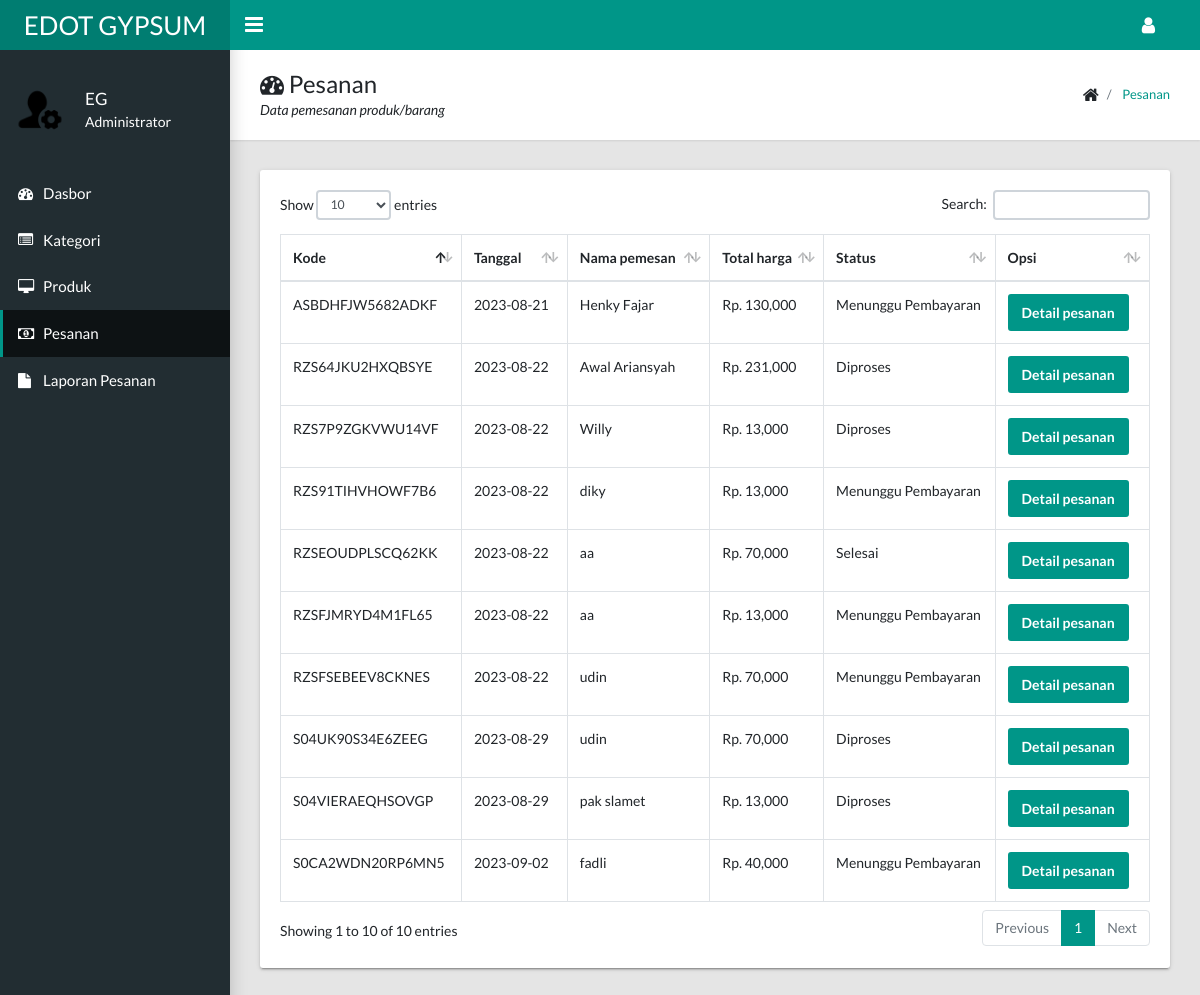
The page /admin/pesanan/index.php (signed in) on the database its author committed.
### tables this page shows
CREATE TABLE `tb_pesanan` (
  `id_pesanan` varchar(255) NOT NULL,
  `nama_pesanan` varchar(255) NOT NULL,
  `alamat_pesanan` varchar(255) NOT NULL,
  `no_hp_pesanan` varchar(255) NOT NULL,
  `email_pesanan` varchar(255) NOT NULL,
  `total_harga_pesanan` varchar(255) NOT NULL,
  `status_pesanan` enum('Menunggu Pembayaran','Diproses','Dikirim','Ditolak','Selesai') NOT NULL,
  `tanggal_pesanan` date NOT NULL,
  `jenis_pembayaran` enum('COD','Transfer') NOT NULL
);

### admin/pesanan/index.php (the view, shortened to what this page needs)
<?php
include '../includer.php';
?>
<!DOCTYPE html>
<html lang="id">
<?php include '../header.php'; ?>
<body class="app sidebar-mini rtl">
  <?php include '../navbar.php'; ?>
  <?php include '../sidebar.php'; ?>
  <main class="app-content">
    <?php include '../title.php'; ?>
    <div class="row">
      <div class="col-md-12">
        <div class="tile">
          <div class="tile-body">
            <table class="table table-bordered" id="table">
              <thead>
                <tr>
                  <th>Kode</th>
                  <th>Tanggal</th>
                  <th>Nama pemesan</th>
                  <th>Total harga</th>
                  <th>Status</th>
                  <th>Opsi</th>
                </tr>
              </thead>
              <tbody>
                <?php
                $data = mysqli_query($koneksi, "SELECT *  FROM tb_pesanan ORDER BY tanggal_pesanan DESC");
                while ($row = mysqli_fetch_array($data)) {
                  ?>
                  <tr>
                    <td>
                      <?php echo $row['id_pesanan']; ?>
                    </td>
                    <td>
                      <?php echo $row['tanggal_pesanan']; ?>
                    </td>
                    <td>
                      <?php echo $row['nama_pesanan']; ?>
                    </td>
                    <td>Rp.
                      <?php echo number_format($row['total_harga_pesanan']); ?>
                    </td>
                    <td>
                      <?php echo $row['status_pesanan']; ?>
                    </td>
                    <td><a href="detail_transaksi.php?id_pesanan=<?php echo $row['id_pesanan']; ?>"
                        class="btn btn-primary">Detail pesanan</a></td>
                  </tr>
                <?php } ?>
              </tbody>
            </table>
          </div>
        </div>
      </div>
    </div>
  </main>
</body>
</html>

### rows shown on the page
tb_pesanan: id_pesanan "S0CA2WDN20RP6MN5", tanggal_pesanan "2023-09-02", nama_pesanan "fadli", total_harga_pesanan "40,000", status_pesanan "Menunggu Pembayaran"
tb_pesanan: id_pesanan "S04UK90S34E6ZEEG", tanggal_pesanan "2023-08-29", nama_pesanan "udin", total_harga_pesanan "70,000", status_pesanan "Diproses"
tb_pesanan: id_pesanan "S04VIERAEQHSOVGP", tanggal_pesanan "2023-08-29", nama_pesanan "pak slamet", total_harga_pesanan "13,000", status_pesanan "Diproses"
tb_pesanan: id_pesanan "RZS64JKU2HXQBSYE", tanggal_pesanan "2023-08-22", nama_pesanan "Awal Ariansyah", total_harga_pesanan "231,000", status_pesanan "Diproses"
tb_pesanan: id_pesanan "RZS7P9ZGKVWU14VF", tanggal_pesanan "2023-08-22", nama_pesanan "Willy", total_harga_pesanan "13,000", status_pesanan "Diproses"
tb_pesanan: id_pesanan "RZS91TIHVHOWF7B6", tanggal_pesanan "2023-08-22", nama_pesanan "diky", total_harga_pesanan "13,000", status_pesanan "Menunggu Pembayaran"
tb_pesanan: id_pesanan "RZSEOUDPLSCQ62KK", tanggal_pesanan "2023-08-22", nama_pesanan "aa", total_harga_pesanan "70,000", status_pesanan "Selesai"
tb_pesanan: id_pesanan "RZSFJMRYD4M1FL65", tanggal_pesanan "2023-08-22", nama_pesanan "aa", total_harga_pesanan "13,000", status_pesanan "Menunggu Pembayaran"
tb_pesanan: id_pesanan "RZSFSEBEEV8CKNES", tanggal_pesanan "2023-08-22", nama_pesanan "udin", total_harga_pesanan "70,000", status_pesanan "Menunggu Pembayaran"
tb_pesanan: id_pesanan "ASBDHFJW5682ADKF", tanggal_pesanan "2023-08-21", nama_pesanan "Henky Fajar", total_harga_pesanan "130,000", status_pesanan "Menunggu Pembayaran"

### other values the page prints
$page_title "Pesanan"
$page_description "Data pemesanan produk/barang"
